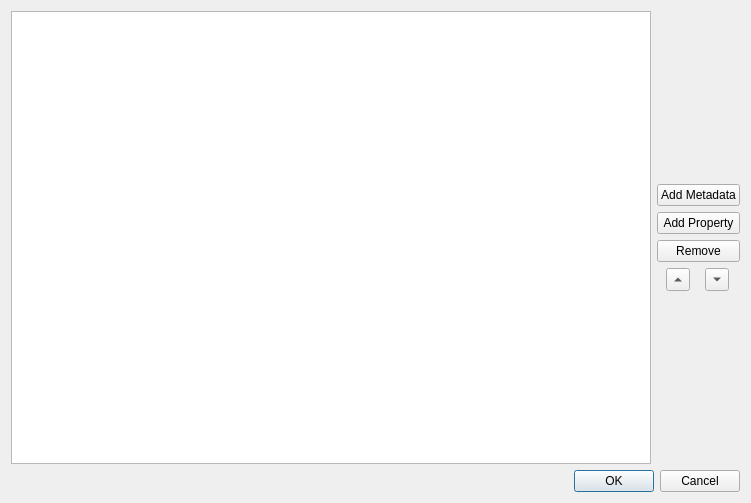
<?xml version="1.0" encoding="UTF-8"?>
<ui version="4.0">
 <class>MetaEditor</class>
 <widget class="QDialog" name="MetaEditor">
  <property name="geometry">
   <rect>
    <x>0</x>
    <y>0</y>
    <width>751</width>
    <height>503</height>
   </rect>
  </property>
  <property name="sizePolicy">
   <sizepolicy hsizetype="Preferred" vsizetype="Preferred">
    <horstretch>0</horstretch>
    <verstretch>0</verstretch>
   </sizepolicy>
  </property>
  <property name="windowTitle">
   <string>MetaData Editor</string>
  </property>
  <layout class="QGridLayout" name="gridLayout_2">
   <item row="0" column="0">
    <layout class="QGridLayout" name="gridLayout_3">
     <property name="leftMargin">
      <number>0</number>
     </property>
     <property name="rightMargin">
      <number>0</number>
     </property>
     <property name="bottomMargin">
      <number>0</number>
     </property>
     <item row="0" column="1">
      <layout class="QGridLayout" name="gridLayout">
       <item row="5" column="0">
        <spacer name="verticalSpacer">
         <property name="orientation">
          <enum>Qt::Vertical</enum>
         </property>
         <property name="sizeHint" stdset="0">
          <size>
           <width>20</width>
           <height>40</height>
          </size>
         </property>
        </spacer>
       </item>
       <item row="1" column="0">
        <widget class="QPushButton" name="addMetaButton">
         <property name="toolTip">
          <string>Add a new metadata element.</string>
         </property>
         <property name="text">
          <string>Add Metadata</string>
         </property>
        </widget>
       </item>
       <item row="2" column="0">
        <widget class="QPushButton" name="addPropButton">
         <property name="toolTip">
          <string>Add a new property or attribute to an existing metadata element.</string>
         </property>
         <property name="text">
          <string>Add Property</string>
         </property>
        </widget>
       </item>
       <item row="3" column="0">
        <widget class="QPushButton" name="delButton">
         <property name="toolTip">
          <string>Remove a metadata element or property.</string>
         </property>
         <property name="text">
          <string>Remove</string>
         </property>
        </widget>
       </item>
       <item row="0" column="0">
        <spacer name="verticalSpacer_2">
         <property name="orientation">
          <enum>Qt::Vertical</enum>
         </property>
         <property name="sizeHint" stdset="0">
          <size>
           <width>20</width>
           <height>40</height>
          </size>
         </property>
        </spacer>
       </item>
       <item row="4" column="0">
        <layout class="QHBoxLayout" name="horizontalLayout_3">
         <item>
          <widget class="QToolButton" name="tbMoveUp">
           <property name="toolTip">
            <string>Move selected metadata element or property up.</string>
           </property>
           <property name="text">
            <string>...</string>
           </property>
           <property name="arrowType">
            <enum>Qt::UpArrow</enum>
           </property>
          </widget>
         </item>
         <item>
          <widget class="QToolButton" name="tbMoveDown">
           <property name="toolTip">
            <string>Move selected metadata element or property down.</string>
           </property>
           <property name="text">
            <string>...</string>
           </property>
           <property name="arrowType">
            <enum>Qt::DownArrow</enum>
           </property>
          </widget>
         </item>
        </layout>
       </item>
      </layout>
     </item>
     <item row="0" column="0">
      <widget class="QTreeView" name="view">
       <property name="enabled">
        <bool>true</bool>
       </property>
       <property name="sizePolicy">
        <sizepolicy hsizetype="Expanding" vsizetype="Expanding">
         <horstretch>0</horstretch>
         <verstretch>0</verstretch>
        </sizepolicy>
       </property>
       <property name="minimumSize">
        <size>
         <width>600</width>
         <height>450</height>
        </size>
       </property>
       <property name="sizeIncrement">
        <size>
         <width>0</width>
         <height>0</height>
        </size>
       </property>
       <property name="alternatingRowColors">
        <bool>true</bool>
       </property>
       <property name="selectionBehavior">
        <enum>QAbstractItemView::SelectItems</enum>
       </property>
       <property name="horizontalScrollMode">
        <enum>QAbstractItemView::ScrollPerPixel</enum>
       </property>
       <property name="animated">
        <bool>false</bool>
       </property>
       <property name="allColumnsShowFocus">
        <bool>true</bool>
       </property>
      </widget>
     </item>
    </layout>
   </item>
   <item row="1" column="0">
    <widget class="QDialogButtonBox" name="buttonBox">
     <property name="toolTip">
      <string>Use OK to commit your metadata changes to the epub, otherwise use Cancel.</string>
     </property>
     <property name="standardButtons">
      <set>QDialogButtonBox::Cancel|QDialogButtonBox::Ok</set>
     </property>
    </widget>
   </item>
  </layout>
 </widget>
 <tabstops>
   <tabstop>view</tabstop>
   <tabstop>addMetaButton</tabstop>
   <tabstop>addPropButton</tabstop>
   <tabstop>delButton</tabstop>
   <tabstop>tbMoveUp</tabstop>
   <tabstop>tbMoveDown</tabstop>
   <tabstop>buttonBox</tabstop>
 </tabstops>
 <resources/>
 <connections/>
</ui>
